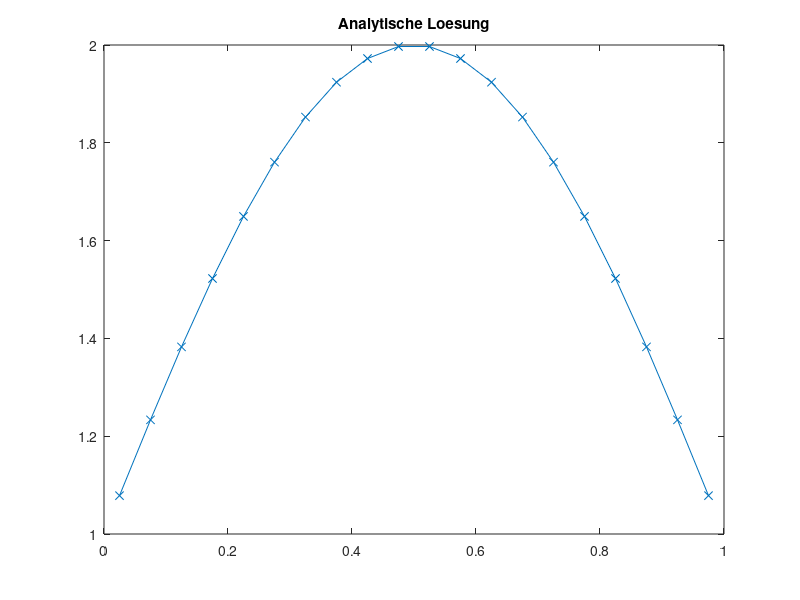
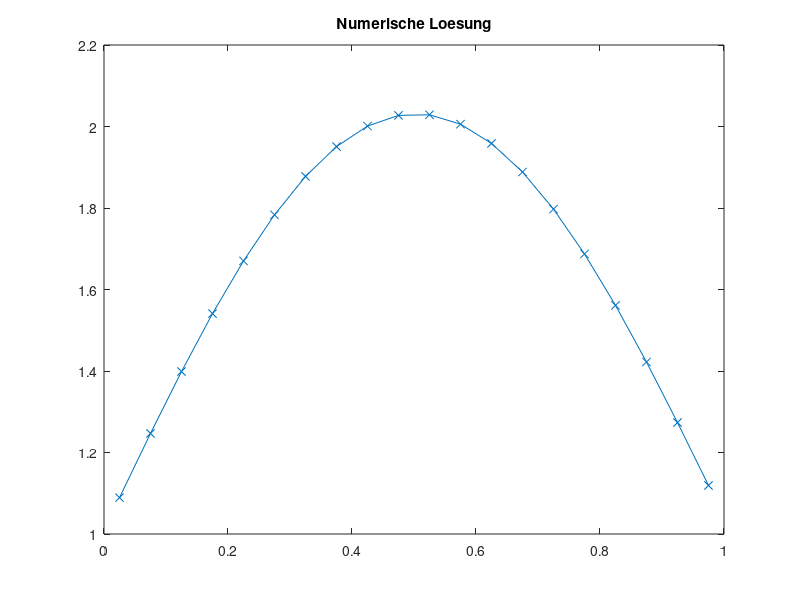
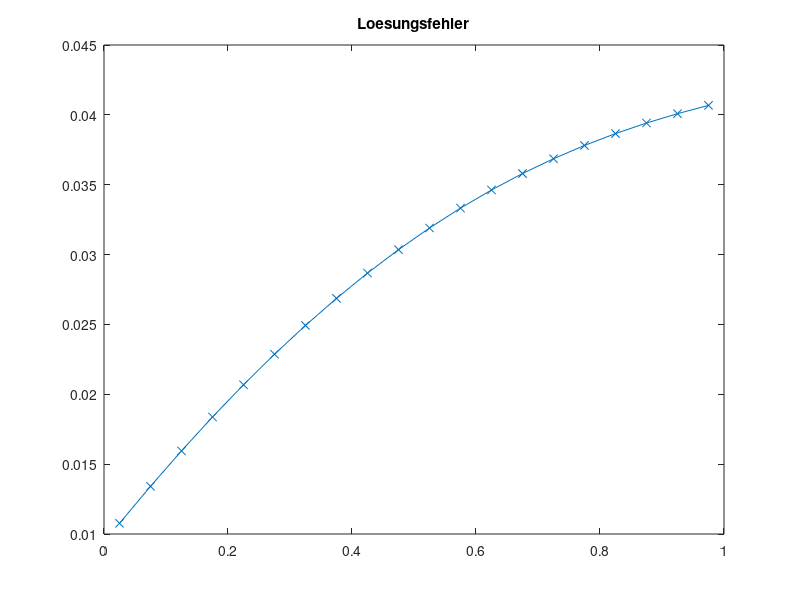

The MATLAB script that drew these images, in order:
clc
clear all
close all

SOL=@(x) sin(pi*x)+1;
MSOL=@(x) pi*cos(pi*x)-pi^2*sin(pi*x);
DIF=1.0;
KONV=1.0;
BETA=0.5;
XMIN=0.0;
XMAX=1.0;

N=20; % KV's

X = linspace(XMIN, XMAX, N+1);
XC = (X(1:N)+X(2:N+1))/2;
XCR = [XMIN, XC, XMAX];

%%% ANALYTISCHE LÖSUNG
TA = zeros(1, N);
for I=1:N
  TA(I)=SOL(XC(I));
end

figure(1)
plot(XC, TA, 'x-');
title('Analytische Loesung')

%%% FVM Lösung

% Randbedingungen
RBE = SOL(XMAX);
RBW = SOL(XMIN);

% Koeffizienten speichern
AP = zeros(1, N);
AE = zeros(1, N);
AW = zeros(1, N);

for I=1:N
  DX = X(I+1)-X(I);

  DXE = XCR(I+2)-XCR(I+1);
  DXW = XCR(I+1)-XCR(I);

  AE(I) = DIF/(DXE*DX);
  AW(I) = DIF/(DXW*DX);

  AP(I) = -AE(I)-AW(I);

  DXeP = X(I+1)-XCR(I+1);
  DXPw = XCR(I+1)-X(I);
  AEK(I) = KONV/DX * DXeP/DXE;
  AWK(I) = -KONV/DX * DXPw/DXW;

  if I==1
    APK(I) = AWK(I);
  elseif I==N
    APK(I) = AEK(I);
  else
    APK(I) = AWK(I)+AEK(I);
  end
end

% Gesamtgleichungssystem aufstellen
A = zeros(N);
b = zeros(N,1);

for I=1:N
  b(I) = MSOL(XC(I));

  % Hauptdiagonale
  A(I,I) = AP(I) + APK(I);

  % Westliche Nebendiagonale
  if mod(I,N)==1
    b(I) = b(I) - AW(I)*RBW + AWK(I)*RBW;
  else
    A(I, I-1) = AW(I) + AWK(I);
  end

  % Östliche Nebendiagonale
  if mod(I,N)==0
    b(I) = b(I) - AE(I)*RBE - AEK(I)*RBE;
  else
    A(I, I+1) = AE(I) + AEK(I);
  end
end

T=A\b;

figure(2)
plot(XC, T, 'x-');
title('Numerische Loesung')

%%% Lösungsfehler berechnen
SERR=0.0;
ERR=zeros(1, N);
for I=1:N
    ERR(I)=T(I)-TA(I);
    SERR=SERR+ERR(I)^2;
end
SERR=sqrt(SERR/(N));

figure(3)
plot(XC, ERR, 'x-');
title('Loesungsfehler')

fprintf('Summierter Fehler %16.10e \n', SERR);


%%% ORDNUNG  BESTIMMEN
%ERR5=2.3729365914e-02;
%ERR10=5.8445323862e-03;
%ERR20=1.4557255137e-03;
%ERR40=3.6359464498e-04;
%op=log((ERR5)/(ERR10))/log(2);
%fprintf('Ordnung des Verfahrens %16.10e \n',op  );
%op=log((ERR10)/(ERR20))/log(2);
%fprintf('Ordnung des Verfahrens %16.10e \n',op  );
%op=log((ERR20)/(ERR40))/log(2);
%fprintf('Ordnung des Verfahrens %16.10e \n',op  );


%%%% RESIDUUM BERECHNEN
%t=zeros(N, 1);
%for I=1:N
    %t(I)=SOL(XC(I));
%end

%RES=A*t-b;

%figure(4)
%plot(XC,RES,'x-');

%xlabel('XC')
%ylabel('RES')
%title('Residuum')

%%% Truncation Error berechnen

% b ohne Randwerte
%TE=zeros(1, N);
%for I=1:N
  %b(I) = MSOL(XC(I));
%end

%for I=3:N-2
  %DX = X(I+1)-X(I);
  %TE(I) = (DX/24 * (b(I+1) - 2*b(I) + b(I-1)))... % TE_source
        %+ ((T(I+2)-3*T(I+1)+3*T(I)-T(I-1))/(24*DX))... % TE_e
        %- ((T(I+1)-3*T(I)+3*T(I-1)-T(I-2))/(24*DX)); % TE_w
%end;

%% TE Sonderfälle für Randvolumen
%I=2;
%DX = X(I+1)-X(I);
%TE(I) = (DX/24 * (b(I+1) - 2*b(I) + b(I-1)))... % TE_source
      %+ ((T(I+2)-3*T(I+1)+3*T(I)-T(I-1))/(24*DX))... % TE_e
      %- ((T(I+1)-3*T(I)+4*T(I-1)-2*RBW)/(24*DX)); % TE_w

%I = N-1;
%DX = X(I+1)-X(I);
%TE(I) = (DX/24 * (b(I+1) - 2*b(I) + b(I-1)))... % TE_source
      %+ ((2*RBE-4*T(I+1)+3*T(I)-T(I-1))/(24*DX))... % TE_e
      %- ((T(I+1)-3*T(I)+3*T(I-1)-T(I-2))/(24*DX)); % TE_w

%hold on;
%plot(XC, (N-1).*TE, 'rx-');
